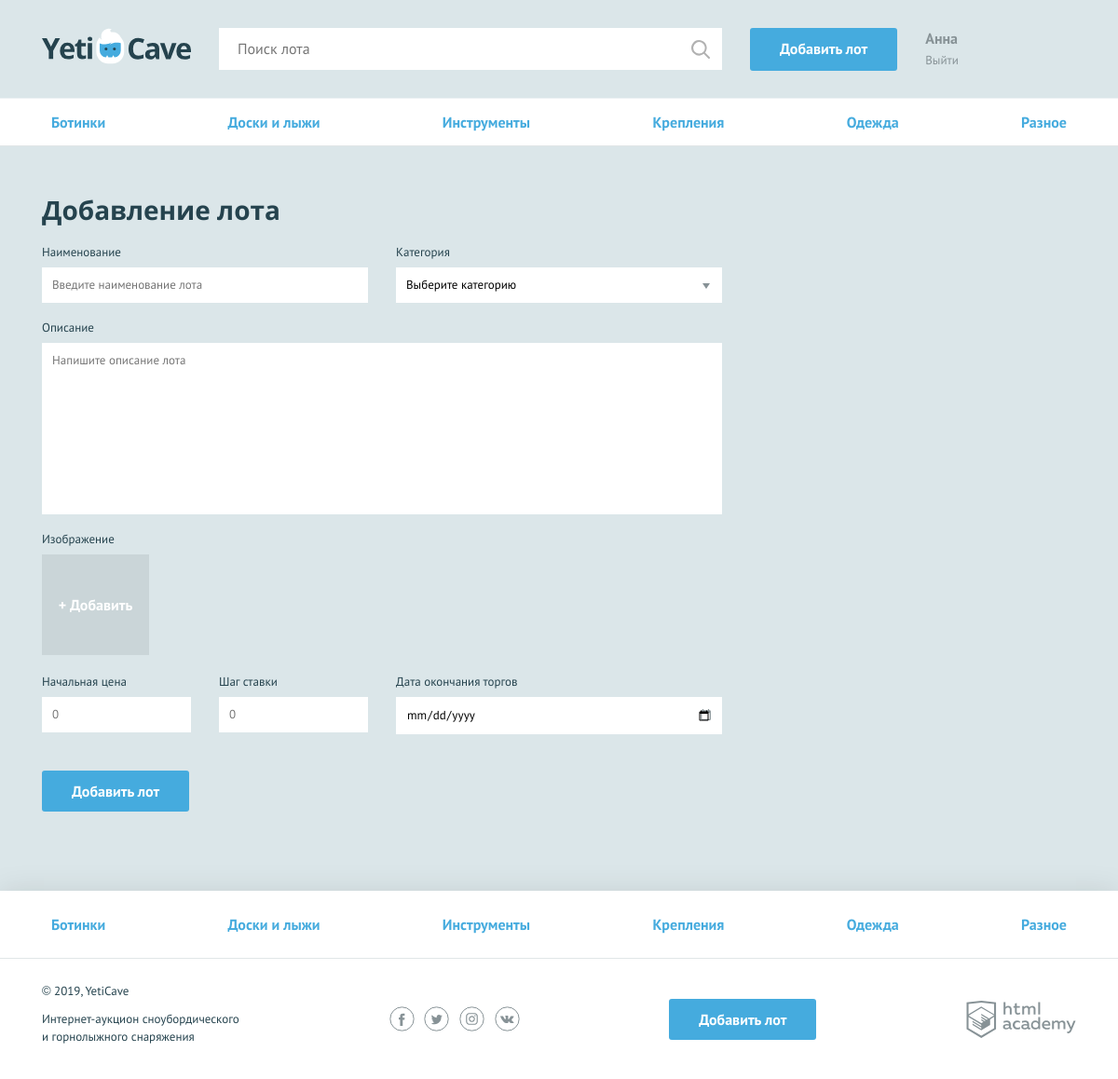
The app's page /add.php (signed in) with its own data.
### tables this page shows
CREATE TABLE categories (
  id INT AUTO_INCREMENT PRIMARY KEY,
  name CHAR(255) NOT NULL UNIQUE
);

### functions.php (called while the page is built, shortened)
<?php
function include_template($name, $data) {
    $name = 'templates/' . $name;
    extract($data);
    require $name;
    $result = ob_get_clean();
    return $result;
}
function convert_text($str) {
	$text = htmlspecialchars($str);
	return $text;
}
?>

### templates/add.php (the view, shortened to what this page needs)
<main>
  <nav class="nav">
    <ul class="nav__list container">
      <?php foreach ($categories as $item): ?>
        <li class="nav__item">
          <a href="all-lots.php?category=<?=convert_text($item['id'])?>"><?=$item['name'];?></a>
        </li>
      <?php endforeach; ?>
    </ul>
  </nav>
  <?php $classname = isset($errors) ? "form--invalid" : "";?>
  <form class="form form--add-lot container <?=$classname;?>" action="add.php" method="post" enctype="multipart/form-data">
    <h2>Добавление лота</h2>
    <div class="form__container-two">
      <?php $classname = isset($errors['lot-name']) ? "form__item--invalid" : "";
      $value = isset($lot['lot-name']) ? $lot['lot-name'] : "";
      $error = isset($errors['lot-name']) ? $errors['lot-name'] : "";?>
      <div class="form__item <?=$classname;?>">
        <label for="lot-name">Наименование</label>
        <input id="lot-name" type="text" name="lot-name" placeholder="Введите наименование лота" value="<?=$value;?>">
      </div>
      <?php $classname = isset($errors['category']) ? "form__item--invalid" : "";
      $error = isset($errors['category']) ? $errors['category'] : "";?>
      <div class="form__item <?=$classname;?>">
        <label for="category">Категория</label>
        <select id="category" name="category" required >
          <option>Выберите категорию</option>
        </select>
      </div>
    </div>
    <?php $classname = isset($errors['message']) ? "form__item--invalid" : "";
    $value = isset($lot['message']) ? $lot['message'] : "";
    $error = isset($errors['message']) ? $errors['message'] : "";?>
    <div class="form__item form__item--wide <?=$classname;?>">
      <label for="message">Описание</label>
      <textarea id="message" name="message" placeholder="Напишите описание лота" ><?=$value;?></textarea>
    </div>
    <?php $classname = isset($errors['file']) ? "form__item--invalid" : "form__item--uploaded";
    $error = isset($errors['file']) ? $errors['file'] : "";?>
    <div class="form__item form__item--file <?=$classname;?>">
      <label>Изображение</label>
      <div class="preview">
        <button class="preview__remove" type="button">x</button>
        <div class="preview__img">
        </div>
      </div>
      <div class="form__input-file">
        <label for="photo2">
          <span>+ Добавить</span>
        </label>
      </div>
    </div>
    <div class="form__container-three">
      <?php $classname = isset($errors['lot-rate']) ? "form__item--invalid" : "";
      $value = isset($lot['lot-rate']) ? $lot['lot-rate'] : "";
      $error = isset($errors['lot-rate']) ? $errors['lot-rate'] : "";?>
      <div class="form__item form__item--small <?=$classname;?>">
        <label for="lot-rate">Начальная цена</label>
        <input id="lot-rate" type="number" name="lot-rate" placeholder="0" value="<?=$value;?>">
      </div>
      <?php $classname = isset($errors['lot-step']) ? "form__item--invalid" : "";
      $value = isset($lot['lot-step']) ? $lot['lot-step'] : "";
      $error = isset($errors['lot-step']) ? $errors['lot-step'] : "";?>
      <div class="form__item form__item--small <?=$classname;?>">
        <label for="lot-step">Шаг ставки</label>
        <input id="lot-step" type="number" name="lot-step" placeholder="0" value="<?=$value;?>">
      </div>
      <?php $classname = isset($errors['lot-date']) ? "form__item--invalid" : "";
      $value = isset($lot['lot-date']) ? $lot['lot-date'] : "";
      $error = isset($errors['lot-date']) ? $errors['lot-date'] : "";?>
      <div class="form__item <?=$classname;?>">
        <label for="lot-date">Дата окончания торгов</label>
        <input class="form__input-date" id="lot-date" type="date" name="lot-date" value="<?=$value;?>">
      </div>
    </div>
    <button type="submit" class="button" name="send">Добавить лот</button>
  </form>
</main>

### templates/layout.php (shortened to what this page needs)
<!DOCTYPE html>
<html lang="ru">
<head>
    <link href="css/normalize.min.css" rel="stylesheet">
    <link href="css/style.css" rel="stylesheet">
</head>
<body>
<div class="page-wrapper">
<header class="main-header">
    <div class="main-header__container container">
        <a class="main-header__logo" href="index.php">
            <img src="img/logo.svg" width="160" height="39" alt="Логотип компании YetiCave">
        </a>
        <form class="main-header__search" method="post" action="search.php">
            <input type="search" name="search" placeholder="Поиск лота">
            <input class="main-header__search-btn" type="submit" name="find" value="Найти">
        </form>
        <?php $classname = ($is_auth === 1) ? "" : "visually-hidden";?>
        <a class="main-header__add-lot button <?=$classname ?>" href="add.php">Добавить лот</a>
        <nav class="user-menu">
          <?php  if ($is_auth === 1 ):  ?>
          <div class="user-menu__logged">
            <p><?=$user_name; ?></p>
            <a href="logout.php">Выйти</a>
          </div>
          <?php  endif; ?>
        </nav>
    </div>
</header>
<?=$content;?>
</div>
<footer class="main-footer">
    <nav class="nav">
        <ul class="nav__list container">
            <?php foreach ($categories as $item): ?>
              <li class="nav__item">
                <a href="all-lots.php?category=<?=convert_text($item['id'])?>"><?=$item['name'];?></a>
              </li>
            <?php endforeach; ?>
        </ul>
    </nav>
    <div class="main-footer__bottom container">
        <div class="main-footer__copyright">
            <p>© 2019, YetiCave</p>
            <p>Интернет-аукцион сноубордического и горнолыжного снаряжения</p>
        </div>
        <div class="main-footer__social social">
            <a class="social__link social__link--facebook" href="#">
            </a>
            <a class="social__link social__link--twitter" href="#">
            </a>
            <a class="social__link social__link--instagram" href="#">
            </a>
            <a class="social__link social__link--vkontakte" href="#">
            </a>
        </div>
        <?php $classname = ($is_auth === 1) ? "" : "visually-hidden";?>
        <a class="main-footer__add-lot button <?=$classname ?>" href="add.php">Добавить лот</a>
        <div class="main-footer__developed-by">
            <a class="logo-academy" href="https://htmlacademy.ru/intensive/php">
            </a>
        </div>
    </div>
</footer>
</body>
</html>

### records on screen
categories: name "Ботинки"
categories: name "Доски и лыжи"
categories: name "Инструменты"
categories: name "Крепления"
categories: name "Одежда"
categories: name "Разное"

### other values on screen
$user_name "Анна"
